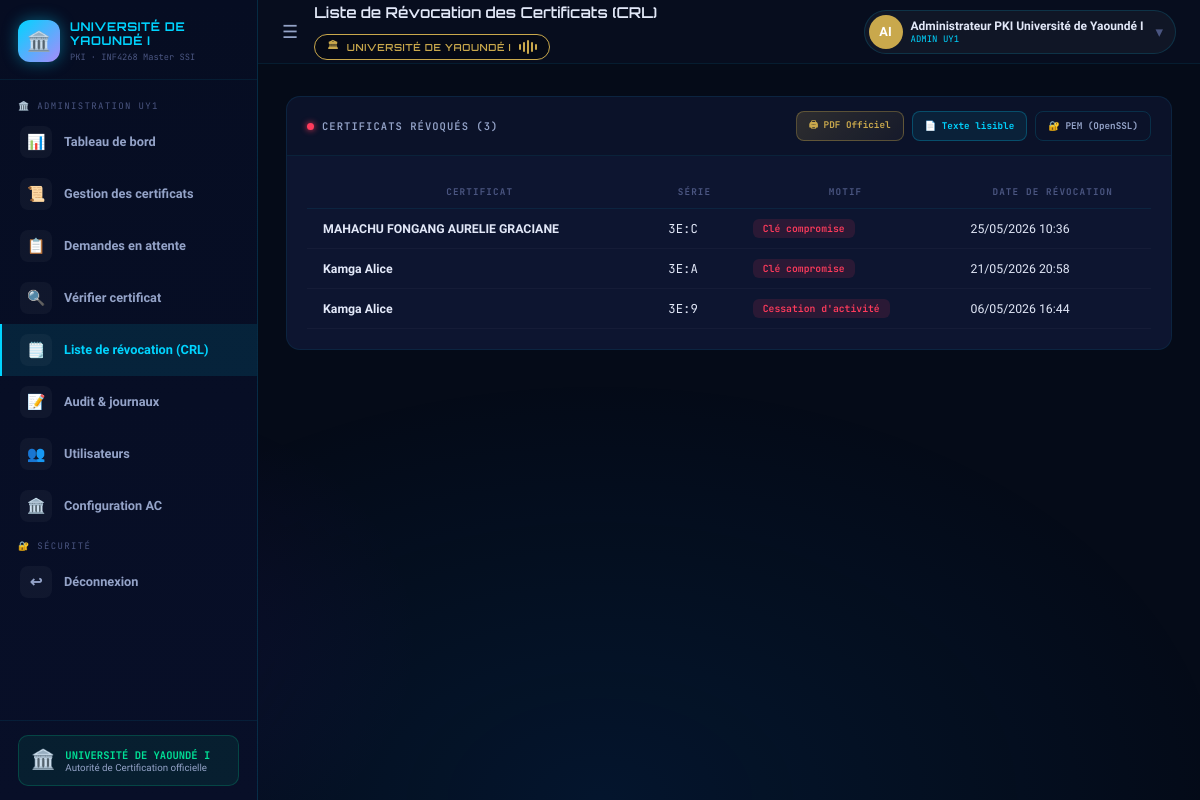
Screenshot of /crl (signed in) with the database file from the repository.
### modules/models.py (models this page shows, shortened)
class User(UserMixin, db.Model):
    __tablename__ = 'users'
    id            = db.Column(db.Integer, primary_key=True)
    username      = db.Column(db.String(64), unique=True, nullable=False)
    email         = db.Column(db.String(120), unique=True, nullable=False)
    full_name     = db.Column(db.String(128), default='')
    matricule     = db.Column(db.String(50), default='')
    age           = db.Column(db.Integer, default=0)
    department    = db.Column(db.String(128), default='')
    status_type   = db.Column(db.String(30), default='etudiant')
    password_hash = db.Column(db.String(256), nullable=False)
    role          = db.Column(db.String(20), default='user')
    avatar_color  = db.Column(db.String(20), default='#00d4ff')
    created_at    = db.Column(db.DateTime, default=datetime.utcnow)
    last_login    = db.Column(db.DateTime, nullable=True)
    certificates  = db.relationship('Certificate', backref='owner', lazy=True)
    logs          = db.relationship('AuditLog', backref='user_ref', lazy=True)
    requests      = db.relationship('CertificateRequest',
                                   foreign_keys='CertificateRequest.user_id',
                                   backref='requester', lazy=True)
    def is_admin(self):
        return self.role == 'admin'
    def display_name(self):
        return self.full_name if self.full_name else self.username
    def initials(self):
        n = self.display_name()
        parts = n.split()
        if len(parts) >= 2:
            return (parts[0][0] + parts[-1][0]).upper()
        return n[:2].upper()

class CRLEntry(db.Model):
    __tablename__ = 'crl_entries'
    id            = db.Column(db.Integer, primary_key=True)
    serial_int    = db.Column(db.Integer, nullable=False)
    serial_hex    = db.Column(db.String(32), default='')
    reason        = db.Column(db.String(64), default='key_compromise')
    reason_label  = db.Column(db.String(128), default='')
    revoked_at    = db.Column(db.DateTime, default=datetime.utcnow)
    cert_cn       = db.Column(db.String(128), default='')
    cert_id       = db.Column(db.Integer, db.ForeignKey('certificates.id'))

### app.py (the view)
@app.route('/crl')
@login_required
def view_crl():
    if not current_user.is_admin():
        flash('La liste de révocation est accessible uniquement à l\'administration.', 'danger')
        return redirect(url_for('dashboard_user'))
    crl_entries = CRLEntry.query.order_by(CRLEntry.revoked_at.desc()).all()
    ca = get_ca()
    return render_template('crl.html', crl_entries=crl_entries, ca=ca)

### app.py (called while the page is built)
@login_manager.user_loader
def load_user(uid):
    return db.session.get(User, int(uid))

def get_ca():
    return AuthorityCA.query.first()

def expiring_soon(days=30):
    limit = datetime.utcnow() + timedelta(days=days)
    return Certificate.query.filter(Certificate.status=='VALID', Certificate.expires_at!=None, Certificate.expires_at<=limit).count()

@app.context_processor
def inject_globals():
    ca = get_ca()
    notif_count = expiring_soon(30) if ca else 0
    pending_count = CertificateRequest.query.filter_by(status='PENDING').count() if ca and current_user.is_authenticated and current_user.is_admin() else 0
    return dict(
        ca_exists=bool(ca),
        notif_count=notif_count,
        pending_count=pending_count,
        reasons_labels=REASONS_LABELS,
        university_name="Université de Yaoundé I"
    )

### templates/crl.html (shortened to what this page needs)
{% extends "base.html" %}
{% block page_title %}Liste de Révocation des Certificats (CRL){% endblock %}
{% block content %}
<div class="card">
  <div class="card-header">
    <div class="card-title">
      <span class="dot dot-red"></span>
      CERTIFICATS RÉVOQUÉS ({{ crl_entries|length }})
    </div>
    <div style="display:flex; gap:8px; flex-wrap:wrap;">
      <a href="{{ url_for('print_crl') }}"
         target="_blank"
         class="btn btn-sm"
         style="background:linear-gradient(135deg,rgba(201,168,76,0.18),rgba(201,168,76,0.06));
                border:1px solid rgba(201,168,76,0.35); color:#c9a84c;
                font-family:'JetBrains Mono',monospace; font-size:0.62rem;
                padding:6px 12px; border-radius:8px; text-decoration:none;
                display:inline-flex; align-items:center; gap:5px;"
         title="Voir et télécharger la CRL en PDF officiel">
        🖨 PDF Officiel
      </a>
      <a href="{{ url_for('download_crl_txt') }}"
         class="btn btn-sm"
         style="background:rgba(0,212,255,0.08); border:1px solid rgba(0,212,255,0.25);
                color:#00d4ff; font-family:'JetBrains Mono',monospace; font-size:0.62rem;
                padding:6px 12px; border-radius:8px; text-decoration:none;
                display:inline-flex; align-items:center; gap:5px;"
         title="Télécharger la CRL en texte lisible">
        📄 Texte lisible
      </a>
      <a href="{{ url_for('download_crl') }}"
         class="btn btn-outline btn-sm"
         title="Télécharger la CRL au format PEM (usage OpenSSL)"
         style="font-family:'JetBrains Mono',monospace; font-size:0.62rem;
                padding:6px 12px; border-radius:8px; display:inline-flex;
                align-items:center; gap:5px;">
        🔐 PEM (OpenSSL)
      </a>
    </div>
  </div>
  <div class="card-body">
    {% if crl_entries %}
    <div class="table-wrap">
      <table>
        <thead>
          <tr>
            <th>Certificat</th>
            <th>Série</th>
            <th>Motif</th>
            <th>Date de révocation</th>
          </tr>
        </thead>
        <tbody>
          {% for entry in crl_entries %}
          <tr>
            <td><strong>{{ entry.cert_cn }}</strong></td>
            <td class="mono">{{ entry.serial_hex }}</td>
            <td><span class="badge badge-revoked">{{ entry.reason_label }}</span></td>
            <td>{{ entry.revoked_at.strftime('%d/%m/%Y %H:%M') }}</td>
          </tr>
          {% endfor %}
        </tbody>
      </table>
    </div>
    {% else %}
    <div class="empty-state" style="text-align: center; padding: 60px;">
      <div style="font-size: 4rem; margin-bottom: 16px;">✅</div>
      <h3 style="color: var(--text2);">Aucun certificat révoqué</h3>
      <p style="color: var(--muted);">La liste de révocation est actuellement vide.</p>
    </div>
    {% endif %}
  </div>
</div>
{% endblock %}

### templates/base.html (shortened to what this page needs)
<!DOCTYPE html>
<html lang="fr">
<head>
  <link rel="stylesheet" href="{{ url_for('static', filename='css/style.css') }}">
</head>
<body>
{% if current_user.is_authenticated %}
<aside class="sidebar" id="sidebar">
  <div class="sidebar-logo">
    <div class="sidebar-logo-icon">🏛️</div>
    <div class="sidebar-logo-text">
      <h2>UNIVERSITÉ DE YAOUNDÉ I</h2>
      <p>PKI · INF4268 Master SSI</p>
    </div>
  </div>
  <nav class="sidebar-nav">
    {% if current_user.is_admin() %}
      <div class="nav-section">🏛️ Administration UY1</div>
      <a href="{{ url_for('dashboard_admin') }}" class="nav-link {% if request.endpoint=='dashboard_admin' %}active{% endif %}">
        <div class="nav-icon">📊</div> <span>Tableau de bord</span>
      </a>
      <a href="{{ url_for('certificates') }}" class="nav-link {% if request.endpoint=='certificates' %}active{% endif %}">
        <div class="nav-icon">📜</div> <span>Gestion des certificats</span>
      </a>
      <a href="{{ url_for('pending_requests') }}" class="nav-link {% if request.endpoint=='pending_requests' %}active{% endif %}">
        <div class="nav-icon">📋</div> <span>Demandes en attente</span>
      </a>
      <a href="{{ url_for('verify') }}" class="nav-link {% if request.endpoint=='verify' %}active{% endif %}">
        <div class="nav-icon">🔍</div> <span>Vérifier certificat</span>
      </a>
      <a href="{{ url_for('view_crl') }}" class="nav-link {% if request.endpoint=='view_crl' %}active{% endif %}">
        <div class="nav-icon">🗒️</div> <span>Liste de révocation (CRL)</span>
      </a>
      <a href="{{ url_for('audit') }}" class="nav-link {% if request.endpoint=='audit' %}active{% endif %}">
        <div class="nav-icon">📝</div> <span>Audit & journaux</span>
      </a>
      <a href="{{ url_for('users') }}" class="nav-link {% if request.endpoint=='users' %}active{% endif %}">
        <div class="nav-icon">👥</div> <span>Utilisateurs</span>
      </a>
      <a href="{{ url_for('admin_ca') }}" class="nav-link {% if request.endpoint=='admin_ca' %}active{% endif %}">
        <div class="nav-icon">🏛️</div> <span>Configuration AC</span>
      </a>
    {% endif %}
    <div class="nav-section">🔐 Sécurité</div>
    <a href="{{ url_for('logout') }}" class="nav-link">
      <div class="nav-icon">↩</div> <span>Déconnexion</span>
    </a>
  </nav>
  <div class="sidebar-footer">
    <div class="sidebar-status">
      <div class="status-icon">🏛️</div>
      <div>
        <div class="status-title">UNIVERSITÉ DE YAOUNDÉ I</div>
        <div class="status-desc">Autorité de Certification officielle</div>
      </div>
    </div>
  </div>
</aside>
<div class="topbar" id="topbar">
  <button class="topbar-menu-btn" id="menuBtn" onclick="toggleSidebar()">☰</button>
  <div class="topbar-title">
    {% block page_title %}PKI Université de Yaoundé I{% endblock %}
    {% if ca_exists %}
    <div class="topbar-ca-badge">
      🏛 <span class="topbar-ca-text">UNIVERSITÉ DE YAOUNDÉ I</span>
      <div class="wave">
        <span></span><span></span><span></span><span></span><span></span>
      </div>
    </div>
    {% endif %}
  </div>
  <div class="topbar-actions">
    <a href="{{ url_for('profile') }}" class="user-pill">
      <div class="user-avatar" style="background:{{ current_user.avatar_color }};">
        {{ current_user.initials() }}
      </div>
      <div class="user-pill-info">
        <div class="user-name">{{ current_user.display_name() }}</div>
        <div class="user-role">{% if current_user.is_admin() %}ADMIN UY1{% else %}{{ current_user.get_status_label() }}{% endif %}</div>
      </div>
      <span style="color:var(--muted);margin-left:4px;">▾</span>
    </a>
  </div>
</div>
<div class="main-wrapper" id="mainWrapper">
  <div class="flash-zone">
  </div>
  <div class="page-content">
    {% block content %}{% endblock %}
  </div>
</div>
{% endif %}
</body>
</html>

### rows the page displays
User: initials "AI", display_name "Administrateur PKI Université de Yaoundé I"
CRLEntry: cert_cn "MAHACHU FONGANG AURELIE GRACIANE", serial_hex "3E:C", reason_label "Clé compromise", revoked_at "25/05/2026 10:36"
CRLEntry: cert_cn "Kamga Alice", serial_hex "3E:A", reason_label "Clé compromise", revoked_at "21/05/2026 20:58"
CRLEntry: cert_cn "Kamga Alice", serial_hex "3E:9", reason_label "Cessation d'activité", revoked_at "06/05/2026 16:44"

### other values shown
{{ crl_entries|length }} "3"
